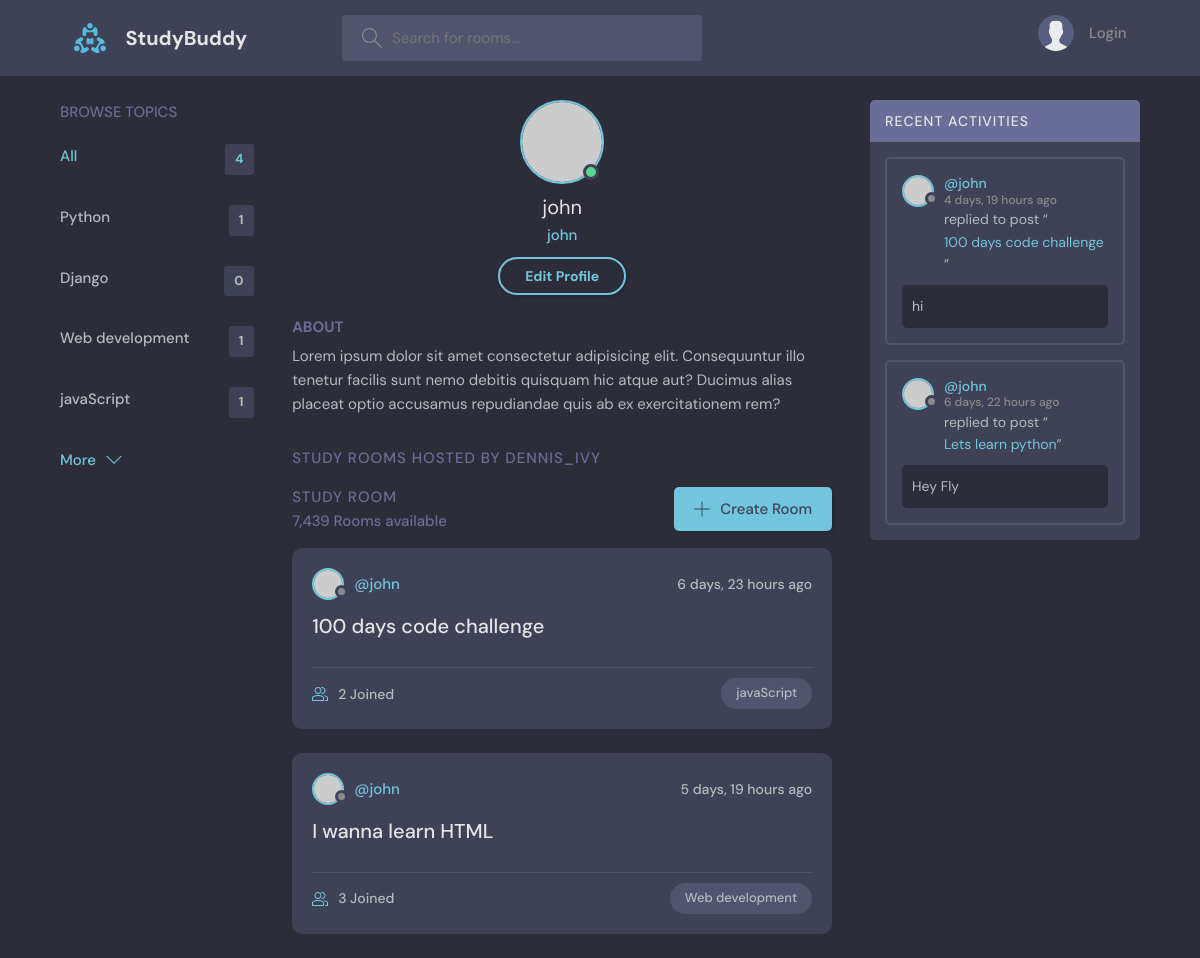
The page /profile/2 on the database as committed earlier.
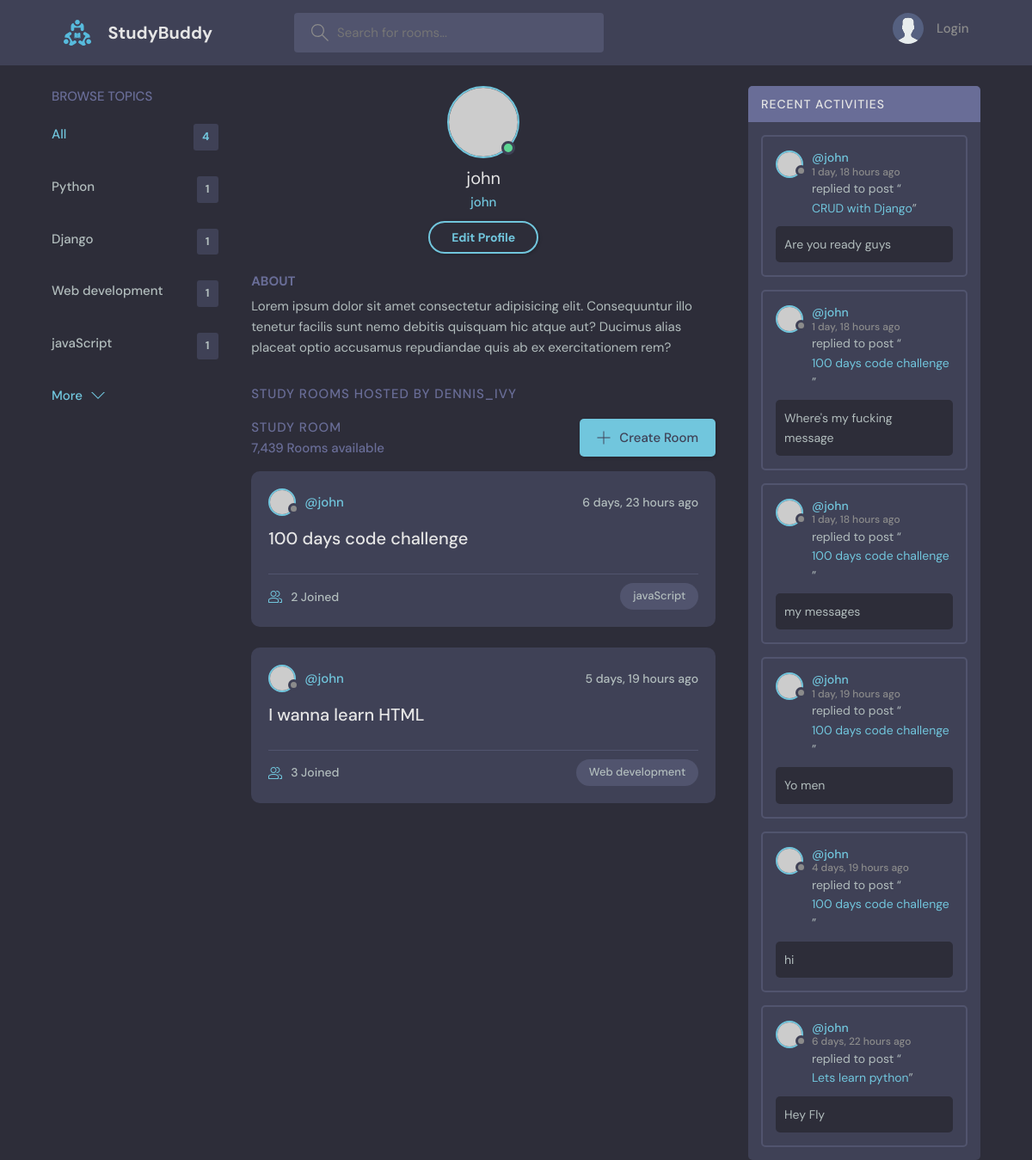
The same page on the database as committed later.
### base/models.py (models this page shows, shortened)
class Topic(models.Model):
    name = models.CharField(max_length=200)
    updated = models.DateTimeField(auto_now=True)
    created = models.DateTimeField(auto_now_add=True)

class Room(models.Model):
    name = models.CharField(max_length=200)
    description = models.TextField(null=True, blank=True)
    host = models.ForeignKey(User, on_delete=models.SET_NULL, null=True)
    topic = models.ForeignKey(Topic, on_delete=models.SET_NULL, null=True)
    participants = models.ManyToManyField(User, related_name="participants")
    updated = models.DateTimeField(auto_now=True)
    created = models.DateTimeField(auto_now_add=True)
    class Meta:
        ordering = ['-updated', '-created']
    def __str__(self) -> str:
        return str(self.name)

class Message(models.Model):
    user = models.ForeignKey(User, on_delete=models.CASCADE)
    room = models.ForeignKey(Room, on_delete=models.CASCADE)
    body = models.TextField()
    updated = models.DateTimeField(auto_now=True)
    created = models.DateTimeField(auto_now_add=True)
    class Meta:
        ordering = ['-created', '-updated']

### base/views.py (the view)
# urls.py: path('profile/<str:pk>', views.user_profile, name='user-profile'),
def user_profile(request, pk):
    user = User.objects.get(id=pk)
    rooms = user.room_set.all()
    rooms_messages = user.message_set.all()
    topics = Topic.objects.all()
    context = {
        "user": user,
        "rooms": rooms,
        "topics": topics,
        "rooms_messages": rooms_messages
    }
    return render(request, "base/profile.html", context)

### base/templates/base/profile.html (shortened to what this page needs)
{% extends 'main.html' %}
{% block content %}
    <main class="profile-page layout layout--3">
        <div class="container">
            {% include 'base/topics_component.html' %}
            <div class="roomList">
                <div class="profile">
                    <div class="profile__avatar">
                        <div class="avatar avatar--large active">
                            <img src="https://randomuser.me/api/portraits/men/11.jpg"/>
                        </div>
                    </div>
                    <div class="profile__info">
                        <h3>{{ user.username }}</h3>
                        <p>{{ user.username }}</p>
                        <a href="../../../theme/edit-user.html" class="btn btn--main btn--pill">Edit Profile</a>
                    </div>
                    <div class="profile__about">
                        <h3>About</h3>
                        <p>
                            Lorem ipsum dolor sit amet consectetur adipisicing elit. Consequuntur illo tenetur
                            facilis sunt nemo debitis quisquam hic atque aut? Ducimus alias placeat optio
                            accusamus repudiandae quis ab ex exercitationem rem?
                        </p>
                    </div>
                </div>
                <div class="roomList__header">
                    <div>
                        <h2>Study Rooms Hosted by dennis_ivy</a>
                        </h2>
                    </div>
                </div>
                <div class="roomList">
                    <div class="roomList__header">
                        <div>
                            <h2>Study Room</h2>
                            <p>7,439 Rooms available</p>
                        </div>
                        <a class="btn btn--main" href="../../../theme/create-room.html">
                            <svg version="1.1" xmlns="http://www.w3.org/2000/svg" width="32" height="32"
                                 viewBox="0 0 32 32">
                                <title>add</title>
                                <path
                                        d="M16.943 0.943h-1.885v14.115h-14.115v1.885h14.115v14.115h1.885v-14.115h14.115v-1.885h-14.115v-14.115z"
                                ></path>
                            </svg>
                            Create Room
                        </a>
                    </div>
                    {% include 'base/feed_component.html' %}
                </div>
            </div>
            {% include 'base/activity_component.html' %}
        </div>
    </main>
{% endblock %}

### templates/main.html (shortened to what this page needs)
{% load static %}
<!DOCTYPE html>
<html lang="en">
<head>
    <link rel="stylesheet" href="{% static 'css/style.css' %}"/>
</head>
<body>
{% include "navbar.html" %}
{% block content %}
{% endblock %}
</body>
</html>

### templates/navbar.html (shortened to what this page needs)
{% load static %}
<header class="header header--loggedIn">
    <div class="container">
        <a href="{% url 'home' %}" class="header__logo">
            <img src="{% static 'images/logo.svg' %}"/>
            <h1>StudyBuddy</h1>
        </a>
        <form class="header__search" method="get" action="{% url 'home' %}">
            <label>
                <input name="q" placeholder="Search for rooms..."/>
            </label>
        </form>
        <nav class="header__menu">
            {% if request.user.is_authenticated %}
                <div class="header__user">
                    <a href="../../../theme/profile.html">
                        <div class="avatar avatar--medium active">
                            <img src="https://randomuser.me/api/portraits/men/37.jpg"/>
                        </div>
                        <p>{{ request.user }} <span>@{{ request.user.username }}</span></p>
                    </a>
                    <button class="dropdown-button">
                        <svg version="1.1" xmlns="http://www.w3.org/2000/svg" width="32" height="32"
                             viewBox="0 0 32 32">
                            <title>chevron-down</title>
                            <path d="M16 21l-13-13h-3l16 16 16-16h-3l-13 13z"></path>
                        </svg>
                    </button>
                </div>
            {% else %}
                <a href="{% url 'login' %}">
                    <img src="{% static 'images/avatar.svg' %}"/>
                    <p>Login</p>
                </a>
            {% endif %}
        </nav>
    </div>
</header>

### base/templates/base/topics_component.html
<div class="topics">
    <div class="topics__header">
        <h2>Browse Topics</h2>
    </div>
    <ul class="topics__list">
        <li>
            <a href="{% url 'home' %}" class="active">All <span>{{ topics.count }}</span></a>
        </li>
        {% for topic in topics %}
            <li>
                <a href="{% url 'home' %}?q={{ topic.name }}">{{ topic.name }}
                    <span>{{ topic.room_set.all.count }}</span></a>
            </li>
        {% endfor %}
    </ul>
    <a class="btn btn--link" href="../../../theme/topics.html">
        More
        <svg version="1.1" xmlns="http://www.w3.org/2000/svg" width="32" height="32" viewBox="0 0 32 32">
            <title>chevron-down</title>
            <path d="M16 21l-13-13h-3l16 16 16-16h-3l-13 13z"></path>
        </svg>
    </a>
</div>

### base/templates/base/feed_component.html (shortened to what this page needs)
{% for room in rooms %}
    <div class="roomListRoom">
        <div class="roomListRoom__header">
            <a href="{% url 'user-profile' room.host.id %}" class="roomListRoom__author">
                <div class="avatar avatar--small">
                    <img src="https://randomuser.me/api/portraits/women/11.jpg"/>
                </div>
                <span>@{{ room.host.username }}</span>
            </a>
            <div class="roomListRoom__actions">
                <span>{{ room.created|timesince }} ago</span>
            </div>
        </div>
        <div class="roomListRoom__content">
            <a href="{% url 'room-detail' room.id %}">{{ room.name }}</a>
        </div>
        <div class="roomListRoom__meta">
            <a href="{% url 'room-detail' room.id %}" class="roomListRoom__joined">
                {{ room.participants.all.count }} Joined
            </a>
            <p class="roomListRoom__topic">{{ room.topic.name }}</p>
        </div>
    </div>
{% endfor %}

### base/templates/base/activity_component.html (shortened to what this page needs)
<div class="activities">
    <div class="activities__header">
        <h2>Recent Activities</h2>
    </div>
    {% for message in rooms_messages %}
        <div class="activities__box">
            <div class="activities__boxHeader roomListRoom__header">
                <a href="{% url 'user-profile' message.user.id %}" class="roomListRoom__author">
                    <div class="avatar avatar--small">
                        <img src="https://randomuser.me/api/portraits/women/11.jpg"/>
                    </div>
                    <p>
                        @{{ message.user }}
                        <span>{{ message.created|timesince }} ago</span>
                    </p>
                </a>
            </div>
            <div class="activities__boxContent">
                <p>replied to post “<a href="{% url 'room-detail' message.room.id %}">{{ message.room }}</a>”
                </p>
                <div class="activities__boxRoomContent">
                    {{ message.body }}
                </div>
            </div>
        </div>
    {% endfor %}
</div>

Rows that differ between the two databases and show on the page:
computed for Topic "Django": room_set.all.count "0" → "1"
added Message: user "john", created "1 day, 18 hours", room "CRUD with Django", body "Are you ready guys"
added Message: user "john", created "1 day, 18 hours", room "100 days code challenge", body "Where's my fucking message"
added Message: user "john", created "1 day, 18 hours", room "100 days code challenge", body "my messages"
added Message: user "john", created "1 day, 19 hours", room "100 days code challenge", body "Yo men"
